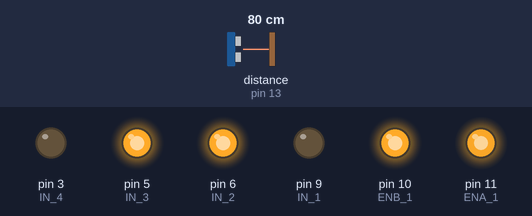
The sketch below on a simulated Arduino Uno, built with avr-gcc and run on an emulated ATmega328P. On the bench: output pins drawn as LEDs (lit = HIGH). Wiring (inferred from the names in the program): ultrasonic range finder: trigger pin 12; echo pin 13. The inputs (shaded band) are chosen by the test bench; at power-on: distance to the obstacle (sensor on pin 13) 80 cm. The echo pulse lasts 58.3 µs per cm; pins used as bus, display or sensor lines are not drawn.

Above: at 1.2 s.
1.3 s: distance to the obstacle (sensor on pin 13) set to 96 cm
2.8 s: distance to the obstacle (sensor on pin 13) set to 106 cm
At 3.6 s:
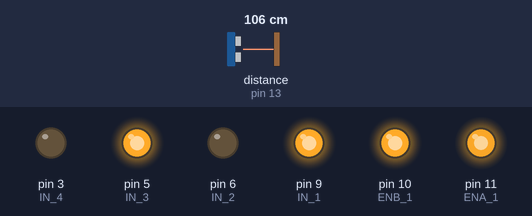
4.3 s: distance to the obstacle (sensor on pin 13) set to 2 cm
At 5.3 s:
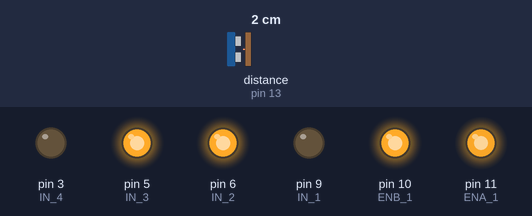
5.8 s: distance to the obstacle (sensor on pin 13) set to 120 cm
At 7.1 s:
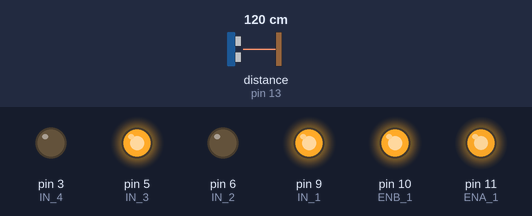
Timing chart, 0 to 8.3 s (numbered marks = the images above; inputs shaded):
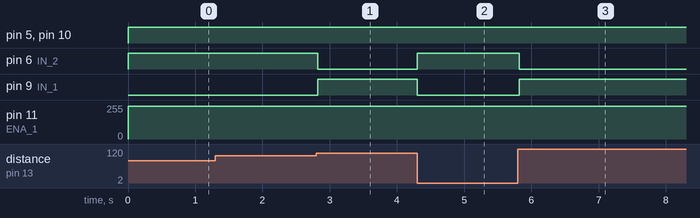

Measured:
- the behaviour switches between 100 and 101 cm on distance to the obstacle (sensor on pin 13) (found by bisection; images 0 and 1)
- after the input at 1.3 s, every drawn part: stays the same
- after the input at 2.8 s, pin 6 (IN_2): HIGH → LOW at once; pin 9 (IN_1): LOW → HIGH at once
- after the input at 4.3 s, pin 6 (IN_2): LOW → HIGH at once; pin 9 (IN_1): HIGH → LOW at once
- after the input at 5.8 s, pin 6 (IN_2): HIGH → LOW at once; pin 9 (IN_1): LOW → HIGH at once

The sketch:

JanMichealVincent16.ino
```cpp
#define trigPin 12 // define the pins of your sensor
#define echoPin 13

#define IN_1 9
#define IN_2 6
#define IN_3 5
#define IN_4 3

#define ENA_1 11
#define ENB_1 10

int speedCar = 500;


void setup() {
  pinMode(trigPin, OUTPUT);// set the trig pin to output (Send sound waves)
  pinMode(echoPin, INPUT);// set the echo pin to input (recieve sound waves)
  pinMode(IN_1, OUTPUT);
  pinMode(IN_2, OUTPUT);
  pinMode(IN_3, OUTPUT);
  pinMode(IN_4, OUTPUT);
  pinMode(ENA_1, OUTPUT);
  pinMode(ENB_1, OUTPUT);

  Serial.begin(9600);


}

void loop() {

   long duration, distance; // start the scan
  digitalWrite(trigPin, LOW);
  delayMicroseconds(2); // delays are required for a succesful sensor operation.
  digitalWrite(trigPin, HIGH);

  delayMicroseconds(10); //this delay is required as well!
  digitalWrite(trigPin, LOW);
  duration = pulseIn(echoPin, HIGH);
  distance = (duration/2) / 29.1;// convert the distance to centimeters.
  if (distance < 100)/*if there's an obstacle 25 centimers, ahead, do the following: */ {
    digitalWrite(IN_1, LOW);
    digitalWrite(IN_2, HIGH);
      analogWrite(ENA_1, speedCar);

    digitalWrite(IN_3, HIGH);
    digitalWrite(IN_4, LOW);
      analogWrite(ENB_1, speedCar);
}
  else {
   delay (15);
    digitalWrite(IN_1, HIGH);
    digitalWrite(IN_2, LOW);
      analogWrite(ENA_1, speedCar);

    digitalWrite(IN_3, HIGH);
    digitalWrite(IN_4, LOW);
      analogWrite(ENB_1, speedCar);
  }


}
```
